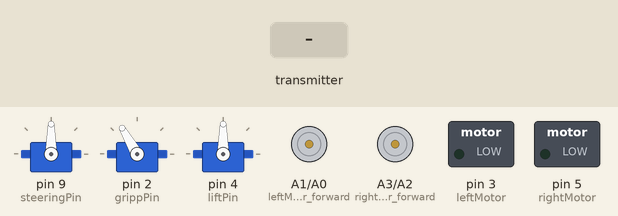
A sketch run on a simulated Arduino Uno, built with avr-gcc and run on an emulated ATmega328P. On the bench: 3 × servo, motor-driver pin pairs drawn as motors (green arrow = first pin HIGH = forward, orange = second pin HIGH = backward, longer = more drive), switched loads named in the sketch (green lamp = pin HIGH). Inputs (shaded band) come from the test bench. No radio packets arrive unless stated.

Above: at 2.2 s.
2.3 s: the transmitter starts sending speed = 0
At 3.3 s:
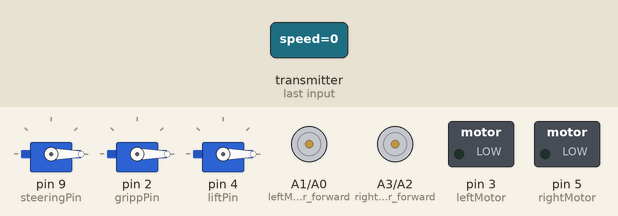
3.8 s: the transmitter starts sending steering = 256
At 4.4 s:
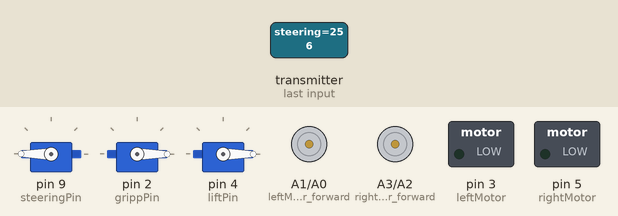
5.3 s: the transmitter starts sending gripper_grip = 256
At 6.5 s:
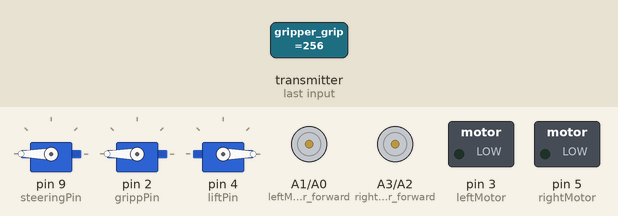
6.8 s: the transmitter starts sending gripper_height = 256
At 7.9 s:
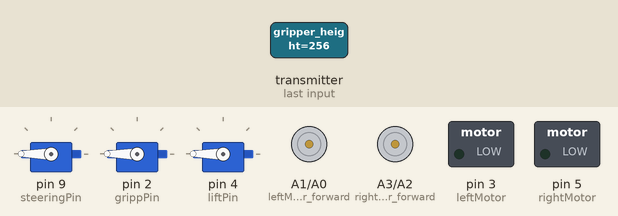
8.3 s: the transmitter starts sending left_forward = 1023
At 9.0 s:
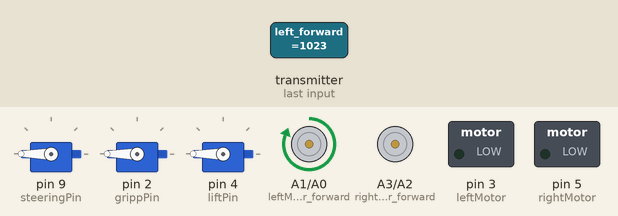
9.8 s: the transmitter starts sending right_forward = 1023
At 10.1 s:
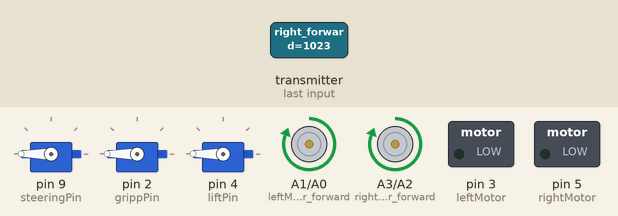
Timing chart, 0 to 12.3 s (numbered marks = the images above; inputs shaded):
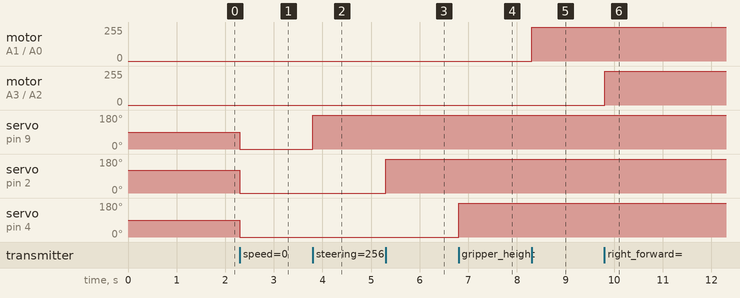

Measured:
- after the input at 2.3 s, servo on pin 9 (steeringPin), servo on pin 4 (liftPin): 90° → 0° at once; servo on pin 2 (grippPin): 120° → 0° at once
- after the input at 3.8 s, servo on pin 9 (steeringPin): 0° → 180° at once
- after the input at 5.3 s, servo on pin 2 (grippPin): 0° → 180° at once
- after the input at 6.8 s, servo on pin 4 (liftPin): 0° → 180° at once
- after the input at 8.3 s, motor on A1 (leftMotor_forward) / A0 (leftMotor_backward): stopped → forward 255/255 at once
- after the input at 9.8 s, motor on A3 (rightMotor_forward) / A2 (rightMotor_backward): stopped → forward 255/255 at once

The sketch:

receiver.ino
```cpp
/* RC Receiver
   Jose Tovar and Keren Elvir
   Trevecca Nazarene University
   SP2019
*/

// NECESSARY LIBRARIES
#include <Servo.h>
#include <nRF24L01.h>
#include <printf.h>
#include <RF24.h>
#include <RF24_config.h>


//  DEFINITIONS NRF24 MODULE
#define CE 7
#define CSN 8

// SERVO PINS
const byte steeringPin = 9;
const byte grippPin = 2;
const byte liftPin = 4;

// SERVOS BEING USED
Servo steering;
Servo gripper;
Servo lift;

// NRF24 MISC
const byte address[6] = "00119";
RF24 radio(7, 8);

// DC MOTOR PINS
const byte rightMotor = 5; // ENABLE FOR RIGHT MOTOR
const byte rightMotor_forward = A3;
const byte rightMotor_backward = A2;
const byte leftMotor = 3; //  ENABLE FOR LEFT MOTOR
const byte leftMotor_forward = A1;
const byte leftMotor_backward = A0;

//  STRUCTURE TO BE RECEIVED
struct robot_pkt {
  int speed;
  int steering;
  int gripper_grip;
  int gripper_height;
  int left_forward;
  int right_forward;
  int left_backward;
  int right_backward;
} ;
struct robot_pkt pkt;


void setup()
{
  //  SERIAL SETUP
  // Serial.begin(9600);
  delay(1000);
  //  RF24 SETUP
  radio.begin();
  radio.openReadingPipe(0, address);
  radio.setPALevel(RF24_PA_MAX);
  radio.setDataRate(RF24_1MBPS);      // set data rate through the air
  radio.startListening();


  //  SERVOS SETUP
  steering.attach(steeringPin);
  gripper.attach(grippPin);
  lift.attach(liftPin);
  steering.write(90);
  lift.write(90);
  gripper.write(120);

  //  DC MOTORS SETUP
  pinMode(rightMotor, OUTPUT);
  pinMode(rightMotor_forward, OUTPUT);
  pinMode(rightMotor_backward, OUTPUT);
  pinMode(leftMotor, OUTPUT);
  pinMode(leftMotor_forward, OUTPUT);
  pinMode(leftMotor_backward, OUTPUT);
}

void loop()
{
  if (radio.available()) {
    digitalWrite(6, HIGH);
    radio.read(&pkt, sizeof(pkt));
    //Serial.println(pkt.steering);

    //  TRANSMIT INFORMATION TO SERVOS
    steering.write(pkt.steering);
    gripper.write(pkt.gripper_grip);
    lift.write(pkt.gripper_height);

    //  TRANSMIT INFORMATION TO DC MOTORS
    digitalWrite(rightMotor_forward, pkt.right_forward);
    digitalWrite(rightMotor_backward, pkt.right_backward);
    digitalWrite(leftMotor_forward, pkt.left_forward); // IF PKT.LEFT_FORWARD=HIGH, LEFT_BACKWARD=LOW
    digitalWrite(leftMotor_backward, pkt.left_backward);

    //  SPEED RAMP

      analogWrite(5, pkt.speed);
      analogWrite(3, pkt.speed);

  }

}
```
